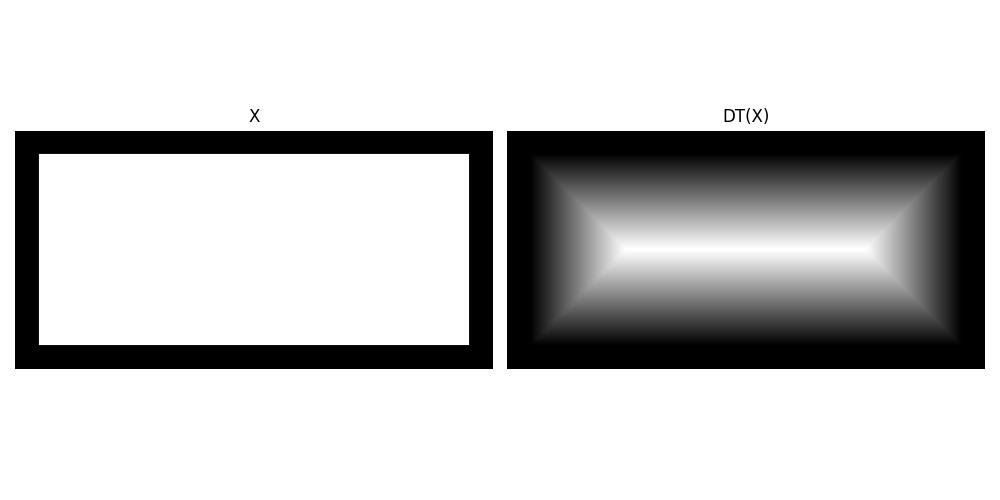

This chart was generated by the following Python code:

import numpy as np
import matplotlib.pyplot as plt
import ia870 as ia

print("Running Figure1213 (Distance Transform with ia870)...")

# Data
# print("Generating X3...")
X3 = ~ia.iaframe(np.ones((200, 400), dtype=bool), 20, 20)

# 2. Distance Transform
DT3 = ia.iadist(X3, ia.iasebox(), 'EUCLIDEAN')

# 3. Display
fig, axes = plt.subplots(1, 2, figsize=(10, 5))

axes[0].imshow(X3, cmap='gray')
axes[0].set_title('X')
axes[0].axis('off')

axes[1].imshow(DT3, cmap='gray')
axes[1].set_title('DT(X)')
axes[1].axis('off')

plt.tight_layout()
plt.savefig('Figure1213.png')
print("Saved Figure1213.png")
plt.show()
